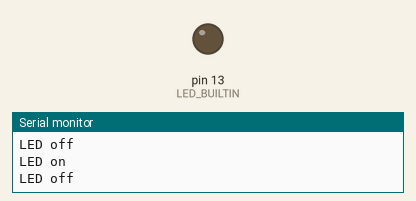
Simulated run of this sketch. Board: Arduino Uno, built with avr-gcc and run on an emulated ATmega328P. Parts: output pins drawn as LEDs (lit = HIGH), the last lines printed to the serial monitor.

Above: at 1.3 s.
At 3.5 s:
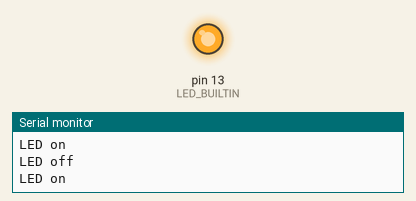
Timing chart, 0 to 8.8 s (numbered marks = the images above):
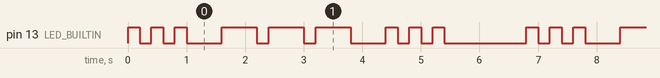

Measured:
- by itself, pin 13 (LED_BUILTIN): repeats every 6.8 s: 2 × (LOW 0.20 s, HIGH 0.20 s), LOW 0.60 s, 2 × (HIGH 0.60 s, LOW 0.20 s), HIGH 0.60 s, LOW 0.60 s, 2 × (HIGH 0.20 s, LOW 0.20 s), HIGH 0.20 s, LOW 1.4 s, HIGH 0.20 s
- by itself, everything shown: repeats every 6.8 s, in 18 steps

The sketch:

Ikat.ino
```cpp
/*
  Ikat

  Dyes a piece of yarn for ikat weaving.

  Just sends a series of on/off commands to one (or more) painting devices.

  Not dissimilar to the basic Blink example program, just the timing of the blinks
  is determined by an array of on and off time offsets.

  http://www.arduino.cc/en/Tutorial/Blink

  Painting devices:
  The initial system has a single color painting device.
  Each additional color would be an additional painting device.
  Additionally, one color of paint can be controlled
  by two separate, successive devices:
  1) an airbrush button, which when pressed releases a continuous spray of paint.
     turning the spray on and off is relatively slow.
  2) a stepper-operated slit wheel, which blocks or lets pass through
     the continuous spray of paint from the airbrush.
     The slit-based on or off operation is relatively fast.
  The initial version of the program features a single slit-based on/off control.
  The paint spray is turned on or off manually. This will waste more paint than
  the two-device painting solution.
*/

// the setup function runs once when you press reset or power the board
void setup() {
  slitPaintInit();
}

// the loop function runs over and over again forever
void loop() {
  // Pattern is repeated Morse code "SOS"
  // S----   O----------   S----
  // =.=.=...===.===.===...=.=.=.......
  dot(); dot(); dot();    // S
  letterSpace();
  dash(); dash(); dash(); // 0
  letterSpace();
  dot(); dot(); dot();    // S
  letterSpace();
  wordSpace();
}

// Morse functions just for testing
int s = 200; // Morse code speed, the length of a dot or of the space between symbols
void dot() {
  slitPaintOn();
  delay(1*s); // paint for 1 unit
  slitPaintOff();
  delay(1*s); // no paint for 1 unit
}
void dash() {
  slitPaintOn();
  delay(3*s); // paint for 3 units
  slitPaintOff();
  delay(1*s); // no paint for 1 unit
}
void letterSpace() {
  slitPaintOff();
  delay(2*s); // no paint for 2 units
}
void wordSpace() {
  slitPaintOff();
  delay(4*s); // no paint for 4 units
}

// Stepper configuration
#include <Stepper.h>

// change this to fit the number of steps per revolution for your motor
const int stepsPerRevolution = 200;

// initialize the stepper library on pins 8 through 11:
Stepper myStepper(stepsPerRevolution, 8, 9, 10, 11);
boolean useStepper = false;

// Painting is controlled by stepper motor rotating a wheel with n slits
// Paint operations are also simulated with an LED for testing
boolean slitPaintIsOn = false;
void slitPaintInit() {
  slitPaintIsOn = false; // start out not painting
  if (useStepper) {
    // set the speed at 60 rpm:
    myStepper.setSpeed(60);
  }
  // initialize the serial port:
  Serial.begin(9600);

  // initialize digital pin LED_BUILTIN as an output.
  pinMode(LED_BUILTIN, OUTPUT);
}
void slitPaintOn() {
  if (!slitPaintIsOn) {
    if (useStepper) {
      // step one revolution in one direction:
      Serial.println("stepper on");
      myStepper.step(stepsPerRevolution);
    }
    Serial.println("LED on");
    digitalWrite(LED_BUILTIN, HIGH);   // turn the LED on (HIGH is the voltage level)
    slitPaintIsOn = true;
  }
}
void slitPaintOff() {
  if (slitPaintIsOn) {
    if (useStepper) {
      // step one revolution in one direction:
      //Serial.println("stepper off");
      myStepper.step(stepsPerRevolution);
    }
    Serial.println("LED off");
    digitalWrite(LED_BUILTIN, LOW);   // turn the LED off by making the voltage LOW
    slitPaintIsOn = false;
  }
}
```
